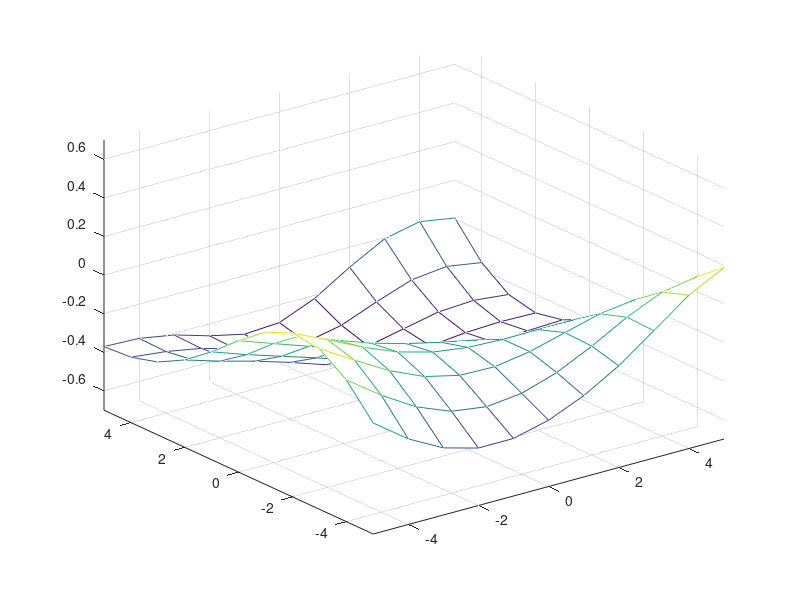

MATLAB code to generate this figure:

%define variables
hidden=200;
epoch=300;
n = 20;

%the bottom plane is X and Y
x=[-5:1:5]';
y=x;
%the terrain is Z.
z=exp(-x.*x*0.1) * exp(-y.*y*0.1)' - 0.5;

%the size of the graph
gridsize = size(x, 1);
ndata = gridsize*gridsize;
eta = 0.001;
alpha = 0.9;


%Transform z into a vector with 1 rows and num_points columns
targets = reshape (z, 1, ndata);
%Meshgrid, take x and y and produce matrices xx and yy
[xx, yy] = meshgrid (x, y);
%Create a matrix 
patterns = [reshape(xx, 1, ndata); reshape(yy, 1, ndata)];

%randomize the matrixes
permute = randperm(size(targets,2));
[p1, inv_perm] = sort(permute);
patterns = patterns(:, permute);
targets = targets(:, permute);

sub_patterns = patterns(:, 1:n);
sub_patterns2 = patterns(:, n:gridsize);

sub_targets = targets(:, 1:n);
sub_targets2 = targets(:, n:gridsize);


[insize, ndata] = size(patterns);
[outsize, ndata] = size(targets);


%
%rand returns interval (0,1) we want interval (?1/?d,1/?d), therefore we
%take -2*1/?d and then +1/?d

%we want input to the node to be between -1 and 1, therefore we "normalize"
%the weight value with this formula. We want the input to the node to be

%from -1 to 1 because the S function inside the node only differs between
%-1 and 1, lesser and greater values are just the same. So we want to land
%somewhere between -1 and 1 on the S-func to get variating values.


v = rand(outsize,hidden+1)* 2/sqrt(insize) - 1/sqrt(insize);
w = rand(hidden,(insize+1))* 2/sqrt(insize) - 1/sqrt(insize);

dv = zeros(outsize,(hidden+1));
dw = zeros(hidden,(insize+1));

X = [patterns; ones(1,ndata)];
X1 = [sub_patterns; ones(1, n)];


for i = 1:epoch 
    
    %FIRST PASS
    
    %Forward
    hin = w * X1;
    hout = [2 ./ (1+exp(-hin)) - 1 ; ones(1,n)];
    oin = v * hout;
    out = 2 ./ (1+exp(-oin)) - 1;
    
    %Backprop
    delta_o = (out - sub_targets) .* ((1 + out) .* (1 - out)) * 0.5;
    delta_h = (v' * delta_o) .* ((1 + hout) .* (1 - hout)) * 0.5;
    delta_h = delta_h(1:hidden, :);
    
    %Update weights
    dw = (dw .* alpha) - (delta_h * X1') .* (1-alpha);
    dv = (dv .* alpha) - (delta_o * hout') .* (1-alpha);
    w = w + dw .* eta;
    v = v + dv .* eta;
    
    
    

end


%SECOND PASS
    
hin = w * X;
hout = [2 ./ (1+exp(-hin)) - 1 ; ones(1,ndata)];
oin = v * hout;
out = 2 ./ (1+exp(-oin)) - 1;

ordered_out = out(:,inv_perm);

zz = reshape(ordered_out, gridsize, gridsize);
mesh(x,y,zz);
axis([-5 5 -5 5 -0.7 0.7]);
drawnow;

error = sum(sum(abs(sign(out) - targets)./2))





